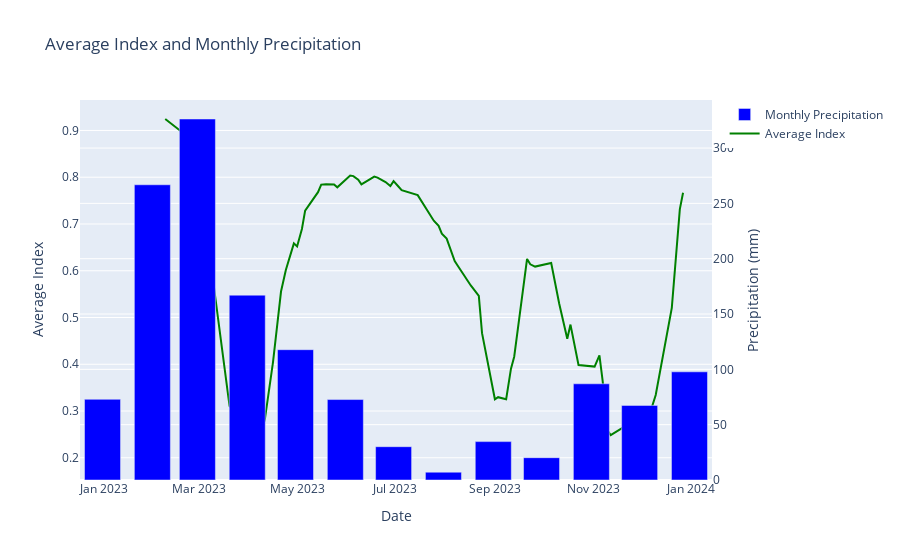

This figure's notebook cell:
### Code cell
import plotly.graph_objects as go

fig = go.Figure()

# Add bar plot for monthly_sum
fig.add_trace(go.Bar(x=monthly_sum.index, y=monthly_sum['PRECTOTCORR'], name='Monthly Precipitation', yaxis='y2', marker_color='blue'))

# Add line plot for average_index
fig.add_trace(go.Scatter(x=df['date'], y=df['average_index'], mode='lines', name='Average Index', line=dict(color='green')))

# Update layout for dual y-axis
fig.update_layout(
    yaxis=dict(
        title='Average Index',
    ),
    yaxis2=dict(
        title='Precipitation (mm)',
        overlaying='y',
        side='right'
    ),
    xaxis=dict(title='Date'),
    title='Average Index and Monthly Precipitation'
)

fig.show()

### Figure 1 — Plotly figure (JSON) as saved in the notebook; plotly's stock layout.template omitted (floating-point values rounded to 4 significant figures)
{"data": [{"marker": {"color": "blue"}, "name": "Monthly Precipitation", "type": "bar", "x": ["2022-12-31T00:00:00", "2023-01-31T00:00:00", "2023-02-28T00:00:00", "2023-03-31T00:00:00", "2023-04-30T00:00:00", "2023-05-31T00:00:00", "2023-06-30T00:00:00", "2023-07-31T00:00:00", "2023-08-31T00:00:00", "2023-09-30T00:00:00", "2023-10-31T00:00:00", "2023-11-30T00:00:00", "2023-12-31T00:00:00"], "y": [72.93, 266.8, 326.2, 167.0, 117.8, 72.7, 30.1, 7.07, 34.69, 20.16, 86.93, 67.41, 97.77], "yaxis": "y2"}, {"line": {"color": "green"}, "mode": "lines", "name": "Average Index", "type": "scatter", "x": ["2023-02-08", "2023-02-20", "2023-03-02", "2023-03-20", "2023-03-22", "2023-03-25", "2023-03-30", "2023-04-01", "2023-04-04", "2023-04-06", "2023-04-11", "2023-04-16", "2023-04-21", "2023-04-24", "2023-04-29", "2023-05-01", "2023-05-04", "2023-05-06", "2023-05-14", "2023-05-16", "2023-05-19", "2023-05-24", "2023-05-26", "2023-06-03", "2023-06-05", "2023-06-08", "2023-06-10", "2023-06-18", "2023-06-20", "2023-06-25", "2023-06-28", "2023-06-30", "2023-07-03", "2023-07-05", "2023-07-15", "2023-07-23", "2023-07-25", "2023-07-28", "2023-07-30", "2023-08-02", "2023-08-04", "2023-08-07", "2023-08-09", "2023-08-17", "2023-08-22", "2023-08-24", "2023-09-01", "2023-09-03", "2023-09-08", "2023-09-11", "2023-09-13", "2023-09-16", "2023-09-21", "2023-09-23", "2023-09-26", "2023-10-06", "2023-10-11", "2023-10-16", "2023-10-18", "2023-10-23", "2023-11-02", "2023-11-05", "2023-11-07", "2023-11-10", "2023-11-12", "2023-12-07", "2023-12-10", "2023-12-20", "2023-12-25", "2023-12-27"], "y": [0.9245, 0.8924, 0.7824, 0.3107, 0.3038, 0.2346, 0.1931, 0.2307, 0.2341, 0.2183, 0.2833, 0.4041, 0.5555, 0.6017, 0.6586, 0.6521, 0.6894, 0.7285, 0.7681, 0.7842, 0.7852, 0.7844, 0.7783, 0.8036, 0.8024, 0.7946, 0.7846, 0.8014, 0.7991, 0.7898, 0.7811, 0.7917, 0.7802, 0.7723, 0.7618, 0.7168, 0.7069, 0.696, 0.6793, 0.6688, 0.6494, 0.6207, 0.6102, 0.5685, 0.5463, 0.4665, 0.3252, 0.3296, 0.3254, 0.3906, 0.4161, 0.498, 0.6251, 0.6138, 0.6089, 0.6167, 0.5296, 0.4546, 0.4849, 0.3983, 0.395, 0.4191, 0.3643, 0.2585, 0.2485, 0.3014, 0.3343, 0.5206, 0.7319, 0.7667]}], "layout": {"title": {"text": "Average Index and Monthly Precipitation"}, "xaxis": {"title": {"text": "Date"}}, "yaxis": {"title": {"text": "Average Index"}}, "yaxis2": {"overlaying": "y", "side": "right", "title": {"text": "Precipitation (mm)"}}}}
